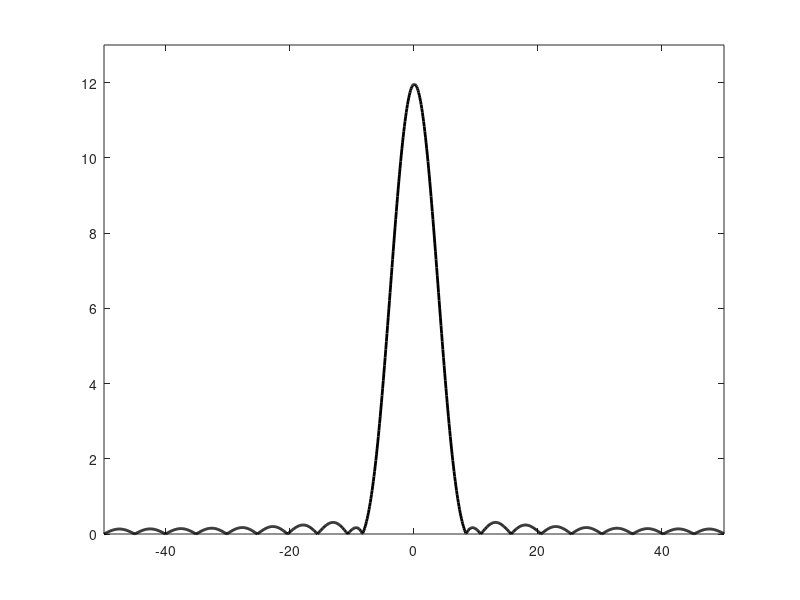
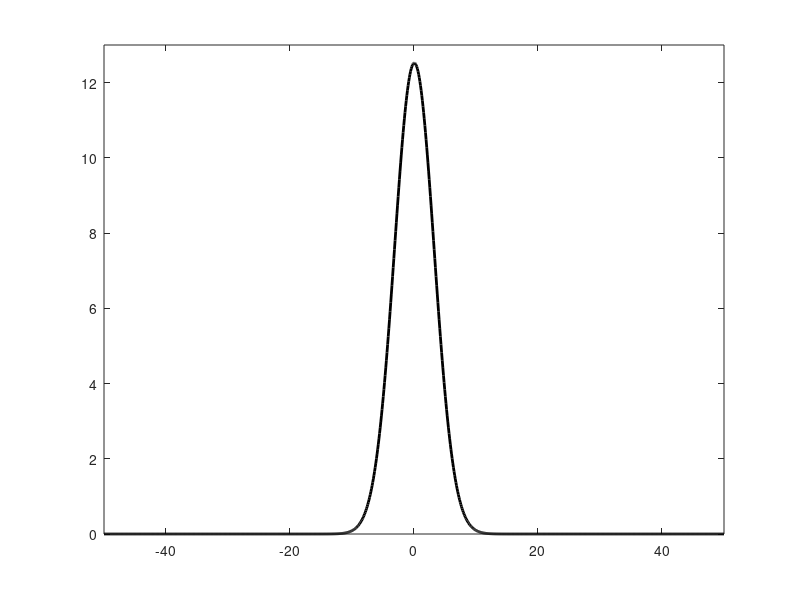

The MATLAB script that drew these images, in order:
% create a gaussian function
gauss = @(x,mu,sigma) exp(-(x-mu).^2./(2*sigma^2));

% plot the gaussian function
x = linspace(-50,50,1000);

% create a sinc function
sinc = @(x) sin(x)./x;
% plot(x,sinc(x),'k--','LineWidth',2);

% create a box function
box = @(x) (abs(x)<1);
% plot(x,box(x),'k-','LineWidth',2);

% plot the product of the two functions in fourier space
fftgauss = fftshift(fft(gauss(x,0,0.3)));
fftsinc = fftshift(fft(sinc(5*x)));
fftprod = fftshift(fft(gauss(x,0,0.3).*sinc(5*x)));

plot(x, abs(fftshift(fft(box(1*x).*gauss(x,0,0.5)))),'black-','LineWidth',2);
% set y axis limits
axis([-50 50 0 13]);
print('out/5.gw.pdf','-dpdf', '-fillpage');
plot(x, abs(fftshift(fft(gauss(x,0,0.5)))),'black-','LineWidth',2);
axis([-50 50 0 13]);
print('out/5.hw.pdf','-dpdf', '-fillpage');
